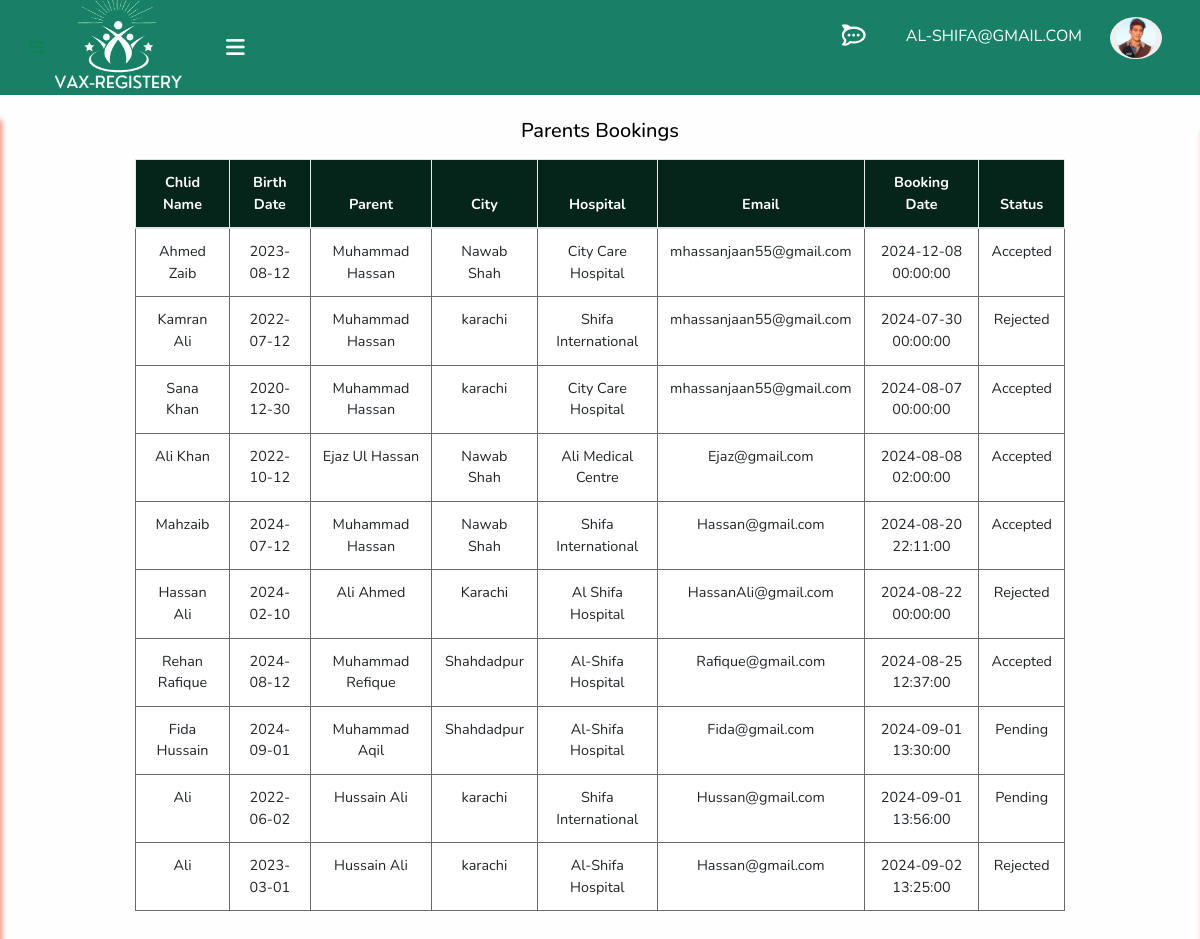
Screenshot of /admin_Booking_details.php (signed in) with the database file from the repository.
### tables this page shows
CREATE TABLE `booking_requests` (
  `id` int(11) NOT NULL,
  `Child_name` varchar(50) DEFAULT NULL,
  `birth_date` date DEFAULT NULL,
  `Parent_name` varchar(255) NOT NULL,
  `Phone` varchar(20) DEFAULT NULL,
  `parent_city` varchar(255) NOT NULL,
  `hospital_name` varchar(255) NOT NULL,
  `requester_email` varchar(255) NOT NULL,
  `booking_date` datetime NOT NULL,
  `status` enum('Pending','Accepted','Rejected') DEFAULT 'Pending'
);

### admin_Booking_details.php (the view, shortened to what this page needs)
<?php
include 'admin_Navbar.php';
?>
  <section class="service_section layout_padding" style="padding: 1vh 10vw;">
    <div class="service_container">
      <div class="container ">
        <div class="row">
          <div class="col-md-12">
             <div class="Hospital_Bookings">
              <h5>Parents Bookings</h5>
               <div class="table-responsive">
                <table class="table">
                    <thead>
                    <tr>
                       <th class="thead">Chlid Name</th>
                       <th class="thead">Birth Date</th>
                       <th class="thead">Parent</th>
                       <th class="thead">City</th>
                       <th class="thead">Hospital</th>
                       <th class="thead">Email</th>
                       <th class="thead">Booking Date</th>
                       <th class="thead"> Status</th>
                    </tr>
                  </thead>
                  <tbody>
                    <?php
                      include 'connect.php';
                     $sql = "SELECT * FROM `booking_requests`" ;
                     $result = mysqli_query($conn ,$sql );
                   while ($row = mysqli_fetch_assoc($result)){ ?>
                <tr>
                    <td class="tbody"><?php echo $row['Child_name']; ?></td>
                    <td class="tbody"><?php echo $row['birth_date']; ?></td>
                    <td class="tbody"><?php echo $row['Parent_name']; ?></td>
                    <td class="tbody"><?php echo $row['parent_city']; ?></td>
                    <td class="tbody"><?php echo $row['hospital_name']; ?></td>
                    <td class="tbody"><?php echo $row['requester_email']; ?></td>
                    <td class="tbody"><?php echo $row['booking_date']; ?></td>
                    <td class="tbody"><?php echo $row['status']; ?></td>
                </tr>
                <?php }?>
                  </tbody>
                </table>
               </div>
             </div>
            </div>
        </div>
      </div>
    </div>
  </section>
</body>
</html>

### admin_Navbar.php (shortened to what this page needs)
<?php
include 'connect.php';
?>
<!DOCTYPE html>
<html>
<head>
  <link rel="stylesheet" href="https://cdnjs.cloudflare.com/ajax/libs/font-awesome/6.5.1/css/all.min.css">
  <link rel="stylesheet" type="text/css" href="css/bootstrap.css" />
  <link rel="stylesheet" type="text/css" href="https://cdnjs.cloudflare.com/ajax/libs/OwlCarousel2/2.3.4/assets/owl.carousel.min.css" />
  <link href="css/font-awesome.min.css" rel="stylesheet" />
  <link href="css/style.css" rel="stylesheet" />
  <link href="css/responsive.css" rel="stylesheet" />
</head>
<body class="sub_page">
    <?php
        if(isset($_SESSION['Email'])){
     ?>
    <div class="hero_area">
        <header class="header_section">
          <div class="container">
            <nav class="navbar navbar-expand-lg custom_nav-container ">
              <span><i class="fa-solid fa-bars"></i></span>
              <a class="navbar-brand" href="admin_panel.php">
                <span>
                <img src="images/Vax-Registery- logo.png" alt="" class="logo-image"  >
                <a class="nav-link  text-white" href="#" id="Menu_btn"><i class="fa-solid fa-bars fa-lg"></i></a>
                </span>
              </a>
              <div class="collapse navbar-collapse" id="navbarSupportedContent">
                <ul class="navbar-nav">
                  <li class="nav-item">
                    <a class="nav-link" href="#" id="chat_Btn"><i class="fa-brands fa-rocketchat fa-lg"></i> </a>
                  </li>
                    <li class="nav-item">
                        <li class="nav-item" style="display:flex">
                         <li class="nav-item">
                            <a class="nav-link" href="#">  <?php echo $_SESSION['Email'];  ?></a>
                            </li>
                            <?php $sql = "select  * from admin";
                             $result = mysqli_query($conn ,$sql);
                             while ($row = mysqli_fetch_assoc($result)){ ?>
                        <a class="nav-link" href="#"><button type="button" data-toggle="collapse" data-target="#profileSection" aria-expanded="false" aria-controls="profileSection" id="profile">
                        <img src="images/profile<?php  echo $row ['image'] ?>" alt="" class="profile-image">
                       </button></a>
                    </li>
                   <?php }} ?>
                </ul>
            </div>
          </nav>
        </div>
      </header>
    </div>
</body>
</html>

### css/style.css (style rules this page uses)
body { font-family: 'Nunito', sans-serif; color: #000000; background-color: #fefefe; overflow-x: hidden; }
.layout_padding { padding: 90px 0; }
a { text-decoration: none; color: rgb(0, 0, 0); }
a, a:hover, a:focus { text-decoration: none; }
.hero_area { position: relative; min-height: 100vh; display: flex; flex-direction: column; }
.sub_page .hero_area { min-height: auto; background-color: #178066; }
.header_section { padding: 15px 0; }
.navbar-brand span .logo-image { height: 150px; width: 150px; object-fit:scale-down; margin-top: -5vh; margin-bottom: -5vh; }
.custom_nav-container { padding: 0; }
.custom_nav-container .navbar-nav { margin-left: auto; }
.custom_nav-container .navbar-nav .nav-item .nav-link { padding: 5px 20px; color: #ffffff; text-align: center; text-transform: uppercase; border-radius: 5px; -webkit-transition: all 0.3s; transition: all 0.3s; }
.logo-image { height: 200px; width: 200px; margin-top: -5vh; }
.profile-image { height: 40px; width: 40px; border-radius: 50%; object-fit: cover; }
#profile { top: -1vh; border: none; border-radius: 50%; position: relative; }
.service_section { position: relative; }
span i { color: #138052; }
.thead { font-size: 0.9em; color: rgb(255, 255, 255); text-align: center; border: 1px solid rgb(236, 233, 233); background-color: rgb(5, 36, 26); }
.tbody { font-size: 0.9em; border: 1px solid rgb(109, 105, 105); text-align: center; }
.Hospital_Bookings h5 { text-align: center; margin: 2vh 0; }
.table { background-color: white; }

### css/responsive.css (style rules this page uses)
@media (min-width: 1200px) { .container { max-width: 1170px; } }

### rows the page displays
booking_requests: Child_name "Ahmed Zaib", birth_date "2023-08-12", Parent_name "Muhammad Hassan", parent_city "Nawab Shah", hospital_name "City Care Hospital", requester_email "mhassanjaan55@gmail.com", booking_date "2024-12-08 00:00:00", status "Accepted"
booking_requests: Child_name "Kamran Ali", birth_date "2022-07-12", Parent_name "Muhammad Hassan", parent_city "karachi", hospital_name "Shifa International", requester_email "mhassanjaan55@gmail.com", booking_date "2024-07-30 00:00:00", status "Rejected"
booking_requests: Child_name "Sana Khan", birth_date "2020-12-30", Parent_name "Muhammad Hassan", parent_city "karachi", hospital_name "City Care Hospital", requester_email "mhassanjaan55@gmail.com", booking_date "2024-08-07 00:00:00", status "Accepted"
booking_requests: Child_name "Ali Khan", birth_date "2022-10-12", Parent_name "Ejaz Ul Hassan", parent_city "Nawab Shah", hospital_name "Ali Medical Centre", requester_email "Ejaz@gmail.com", booking_date "2024-08-08 02:00:00", status "Accepted"
booking_requests: Child_name "Mahzaib", birth_date "2024-07-12", Parent_name "Muhammad Hassan", parent_city "Nawab Shah", hospital_name "Shifa International", requester_email "Hassan@gmail.com", booking_date "2024-08-20 22:11:00", status "Accepted"
booking_requests: Child_name "Hassan Ali", birth_date "2024-02-10", Parent_name "Ali Ahmed", parent_city "Karachi", hospital_name "Al Shifa Hospital", requester_email "HassanAli@gmail.com", booking_date "2024-08-22 00:00:00", status "Rejected"
booking_requests: Child_name "Rehan Rafique", birth_date "2024-08-12", Parent_name "Muhammad Refique", parent_city "Shahdadpur", hospital_name "Al-Shifa Hospital", requester_email "Rafique@gmail.com", booking_date "2024-08-25 12:37:00", status "Accepted"
booking_requests: Child_name "Fida Hussain", birth_date "2024-09-01", Parent_name "Muhammad Aqil", parent_city "Shahdadpur", hospital_name "Al-Shifa Hospital", requester_email "Fida@gmail.com", booking_date "2024-09-01 13:30:00", status "Pending"
booking_requests: Child_name "Ali", birth_date "2022-06-02", Parent_name "Hussain Ali", parent_city "karachi", hospital_name "Shifa International", requester_email "Hussan@gmail.com", booking_date "2024-09-01 13:56:00", status "Pending"
booking_requests: Child_name "Ali", birth_date "2023-03-01", Parent_name "Hussain Ali", parent_city "karachi", hospital_name "Al-Shifa Hospital", requester_email "Hassan@gmail.com", booking_date "2024-09-02 13:25:00", status "Rejected"

### other values shown
$_SESSION['Email'] "AL-SHIFA@GMAIL.COM"
